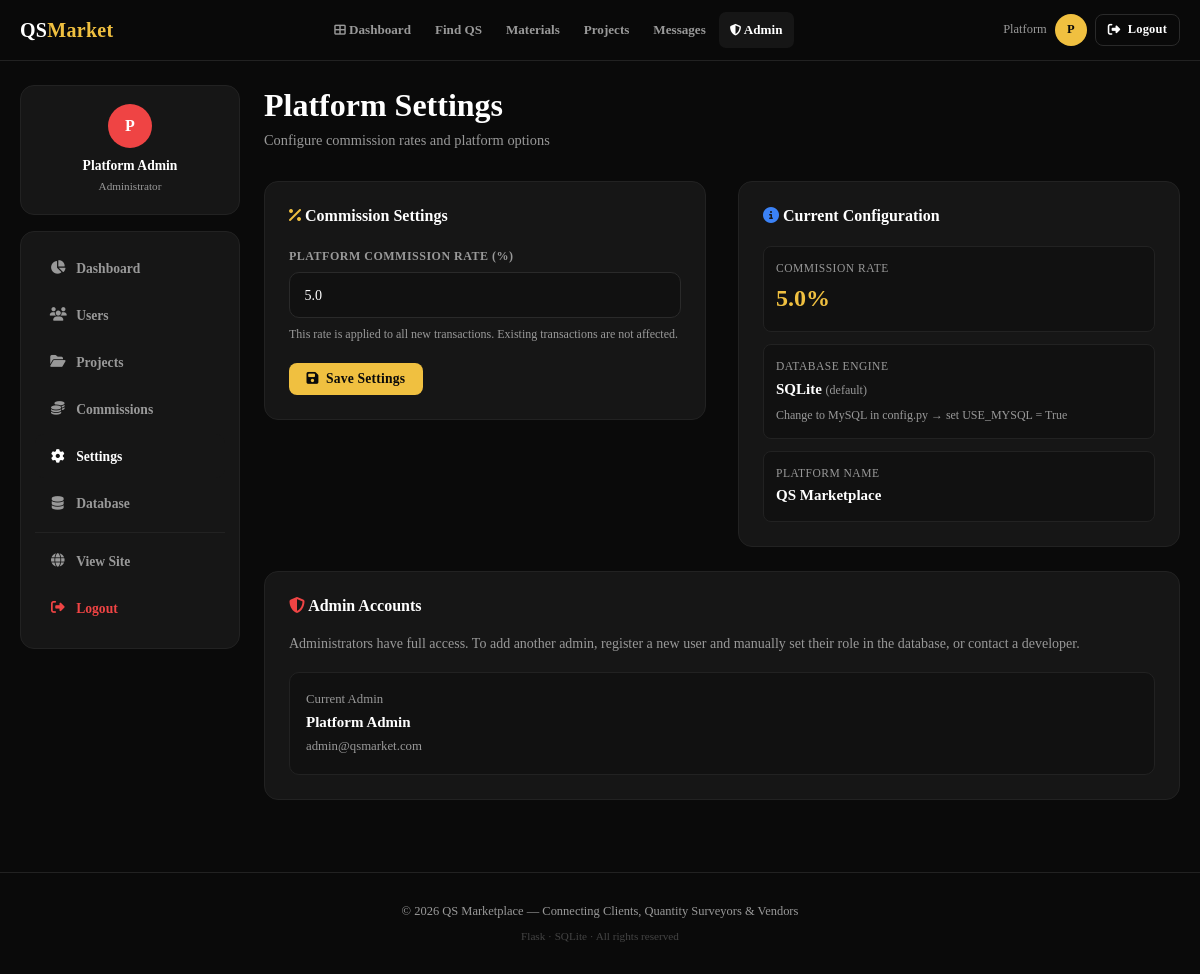
The app's page /admin/settings (signed in) with its own data.
### app.py (models this page shows, shortened)
class User(UserMixin, db.Model):
    __tablename__ = 'users'
    id            = db.Column(db.Integer, primary_key=True)
    email         = db.Column(db.String(150), unique=True, nullable=False)
    password_hash = db.Column(db.String(255), nullable=False)
    role          = db.Column(db.String(20), nullable=False)   # admin/client/qs/vendor
    first_name    = db.Column(db.String(80))
    last_name     = db.Column(db.String(80))
    phone         = db.Column(db.String(30))
    location      = db.Column(db.String(120))
    bio           = db.Column(db.Text)
    avatar        = db.Column(db.String(200), default='default.png')
    status        = db.Column(db.String(20), default='pending')  # pending/active/suspended
    verified      = db.Column(db.Boolean, default=False)
    joined_at     = db.Column(db.DateTime, default=datetime.utcnow)
    last_login    = db.Column(db.DateTime)
    company_name      = db.Column(db.String(150))
    specialization    = db.Column(db.String(200))
    years_experience  = db.Column(db.Integer)
    certifications    = db.Column(db.Text)
    hourly_rate       = db.Column(db.Float)
    projects_posted   = db.relationship('Project', foreign_keys='Project.client_id', backref='client', lazy=True)
    bids              = db.relationship('Bid', backref='qs_user', lazy=True)
    materials         = db.relationship('Material', backref='vendor', lazy=True)
    sent_messages     = db.relationship('Message', foreign_keys='Message.sender_id', backref='sender', lazy=True)
    transactions      = db.relationship('Transaction', foreign_keys='Transaction.user_id', backref='user', lazy=True)
    @property
    def full_name(self): return f"{self.first_name or ''} {self.last_name or ''}".strip() or self.email

class SiteSettings(db.Model):
    __tablename__ = 'site_settings'
    id    = db.Column(db.Integer, primary_key=True)
    key   = db.Column(db.String(80), unique=True)
    value = db.Column(db.Text)

### app.py (the view, shortened to what this page needs)
@app.route('/admin/settings', methods=['GET','POST'])
@login_required
@admin_required
def admin_settings():
    settings = {s.key: s.value for s in SiteSettings.query.all()}
    return render_template('admin/settings.html', settings=settings)

### app.py (called while the page is built)
@login_manager.user_loader
def load_user(uid): return User.query.get(int(uid))

def unread_count():
    if current_user.is_authenticated:
        return Message.query.filter_by(receiver_id=current_user.id, read=False).count()
    return 0

@app.context_processor
def inject_globals():
    return dict(unread=unread_count, now=datetime.utcnow())

def admin_required(f):
    from functools import wraps
    @wraps(f)
    def decorated(*args, **kwargs):
        if not current_user.is_authenticated or current_user.role != 'admin':
            flash('Admin access required.', 'error')
            return redirect(url_for('login'))
        return f(*args, **kwargs)
    return decorated

### templates/admin/settings.html (shortened to what this page needs)
{% extends 'admin/base_admin.html' %}
{% block admin_content %}
<div class="page-header">
  <h1>Platform Settings</h1>
  <p>Configure commission rates and platform options</p>
</div>
<div class="grid-2" style="gap:2rem;">
  <div>
    <div class="card">
      <h2 style="font-size:1rem;font-weight:700;margin-bottom:1.25rem;"><i class="fa fa-percentage" style="color:var(--accent);"></i> Commission Settings</h2>
      <form method="POST">
        <div class="form-group">
          <label>Platform Commission Rate (%)</label>
          <input type="number" name="commission_rate" value="{{ settings.get('commission_rate', '5.0') }}" step="0.1" min="0" max="50" required>
          <div style="font-size:0.75rem;color:var(--grey);margin-top:0.4rem;">This rate is applied to all new transactions. Existing transactions are not affected.</div>
        </div>
        <button type="submit" class="btn btn-primary"><i class="fa fa-save"></i> Save Settings</button>
      </form>
    </div>
  </div>
  <div>
    <div class="card">
      <h2 style="font-size:1rem;font-weight:700;margin-bottom:1.25rem;"><i class="fa fa-info-circle" style="color:var(--blue);"></i> Current Configuration</h2>
      <div style="display:flex;flex-direction:column;gap:0.75rem;">
        <div style="padding:0.75rem;background:var(--dark);border-radius:8px;border:1px solid var(--border);">
          <div style="font-size:0.72rem;color:var(--grey);text-transform:uppercase;letter-spacing:0.5px;">Commission Rate</div>
          <div style="font-size:1.5rem;font-weight:800;color:var(--accent);">{{ settings.get('commission_rate', '5.0') }}%</div>
        </div>
        <div style="padding:0.75rem;background:var(--dark);border-radius:8px;border:1px solid var(--border);">
          <div style="font-size:0.72rem;color:var(--grey);text-transform:uppercase;letter-spacing:0.5px;">Database Engine</div>
          <div style="font-weight:700;">SQLite <span style="font-size:0.75rem;color:var(--grey);font-weight:400;">(default)</span></div>
          <div style="font-size:0.75rem;color:var(--grey);margin-top:0.2rem;">Change to MySQL in config.py → set USE_MYSQL = True</div>
        </div>
        <div style="padding:0.75rem;background:var(--dark);border-radius:8px;border:1px solid var(--border);">
          <div style="font-size:0.72rem;color:var(--grey);text-transform:uppercase;letter-spacing:0.5px;">Platform Name</div>
          <div style="font-weight:700;">{{ settings.get('site_name', 'QS Marketplace') }}</div>
        </div>
      </div>
    </div>
  </div>
</div>
<div class="card mt-3">
  <h2 style="font-size:1rem;font-weight:700;margin-bottom:1rem;"><i class="fa fa-shield-alt" style="color:var(--red);"></i> Admin Accounts</h2>
  <p style="font-size:0.875rem;color:var(--grey);margin-bottom:1rem;">Administrators have full access. To add another admin, register a new user and manually set their role in the database, or contact a developer.</p>
  <div style="background:var(--dark);border:1px solid var(--border);border-radius:10px;padding:1rem;">
    <div style="font-size:0.8rem;color:var(--grey);">Current Admin</div>
    <div style="font-weight:700;">{{ current_user.full_name }}</div>
    <div style="font-size:0.8rem;color:var(--grey);">{{ current_user.email }}</div>
  </div>
</div>
{% endblock %}

### templates/admin/base_admin.html (shortened to what this page needs)
{% extends 'base.html' %}
{% block content %}
<div class="admin-wrap">
  <aside class="admin-sidebar">
    <div class="card card-sm mb-2" style="text-align:center;padding:1.1rem;">
      <div style="width:44px;height:44px;border-radius:50%;background:var(--red);color:#fff;display:flex;align-items:center;justify-content:center;font-weight:800;font-size:1rem;margin:0 auto 0.4rem;">
        {{ (current_user.first_name or 'A')[0].upper() }}
      </div>
      <div style="font-weight:700;font-size:0.85rem;">{{ current_user.full_name }}</div>
      <div style="font-size:0.7rem;color:var(--grey);">Administrator</div>
    </div>
    <nav class="sidebar-nav card card-sm">
      <a href="{{ url_for('admin_dashboard') }}"
         {% if request.endpoint=='admin_dashboard' %}class="active"{% endif %}>
        <i class="fa fa-chart-pie"></i> Dashboard
      </a>
      <a href="{{ url_for('admin_users') }}"
         {% if request.endpoint=='admin_users' %}class="active"{% endif %}>
        <i class="fa fa-users"></i> Users
      </a>
      <a href="{{ url_for('admin_projects') }}"
         {% if request.endpoint=='admin_projects' %}class="active"{% endif %}>
        <i class="fa fa-folder-open"></i> Projects
      </a>
      <a href="{{ url_for('admin_transactions') }}"
         {% if request.endpoint=='admin_transactions' %}class="active"{% endif %}>
        <i class="fa fa-coins"></i> Commissions
      </a>
      <a href="{{ url_for('admin_settings') }}"
         {% if request.endpoint=='admin_settings' %}class="active"{% endif %}>
        <i class="fa fa-cog"></i> Settings
      </a>
      <a href="{{ url_for('admin_database') }}"
         style="{% if request.endpoint=='admin_database' %}color:var(--red)!important;{% endif %}">
        <i class="fa fa-database"></i> Database
      </a>
      <hr style="border:none;border-top:1px solid var(--border);margin:0.4rem 0;">
      <a href="{{ url_for('index') }}">
        <i class="fa fa-globe"></i> View Site
      </a>
      <a href="{{ url_for('logout') }}" style="color:var(--red)!important;">
        <i class="fa fa-sign-out-alt"></i> Logout
      </a>
    </nav>
  </aside>
  <main style="min-width:0;overflow:hidden;">
    {% block admin_content %}{% endblock %}
  </main>
</div>
{% endblock %}

### templates/base.html (shortened to what this page needs)
<!DOCTYPE html>
<html lang="en">
<head>
<link rel="stylesheet" href="https://cdnjs.cloudflare.com/ajax/libs/font-awesome/6.5.0/css/all.min.css">
</head>
<body>
<nav class="navbar">
  <div class="nav-inner">
    <a href="{{ url_for('index') }}" class="nav-logo">QS<span>Market</span></a>
    <div class="nav-links">
      {% if current_user.is_authenticated %}
      <a href="{{ url_for('dashboard') }}"
         {% if request.endpoint in ['dashboard','admin_dashboard'] %}class="active"{% endif %}>
        <i class="fa fa-th-large" style="font-size:0.72rem;"></i> Dashboard
      </a>
      {% endif %}
      <a href="{{ url_for('qs_directory') }}"
         {% if request.endpoint=='qs_directory' %}class="active"{% endif %}>Find QS</a>
      <a href="{{ url_for('materials') }}"
         {% if request.endpoint=='materials' %}class="active"{% endif %}>Materials</a>
      {% if current_user.is_authenticated %}
      <a href="{{ url_for('projects') }}"
         {% if request.endpoint in ['projects','project_detail','new_project'] %}class="active"{% endif %}>Projects</a>
      <a href="{{ url_for('messages') }}"
         {% if request.endpoint=='messages' %}class="active"{% endif %}>
        Messages{% set u=unread() %}{% if u>0 %}<span class="nav-badge">{{u}}</span>{% endif %}
      </a>
      {% if current_user.role=='admin' %}
      <a href="{{ url_for('admin_dashboard') }}"
         {% if 'admin' in (request.endpoint or '') %}class="active"{% endif %}>
        <i class="fa fa-shield-alt" style="font-size:0.72rem;"></i> Admin
      </a>
      {% endif %}
      {% endif %}
    </div>
    <div class="nav-user">
      {% if current_user.is_authenticated %}
      <span class="nav-name">{{ current_user.first_name or current_user.email.split('@')[0] }}</span>
      <a href="{{ url_for('profile') }}" class="nav-avatar" title="My Profile">
        {{ (current_user.first_name or current_user.email)[0].upper() }}
      </a>
      <a href="{{ url_for('logout') }}" class="btn btn-outline btn-sm" id="desk-logout">
        <i class="fa fa-sign-out-alt"></i> Logout
      </a>
      {% else %}
      <a href="{{ url_for('login') }}"    class="btn btn-outline btn-sm">Login</a>
      <a href="{{ url_for('register') }}" class="btn btn-primary btn-sm">Register</a>
      {% endif %}
    </div>
  </div>
</nav>
{% block content %}{% endblock %}
<footer>
  <div>© 2026 QS Marketplace — Connecting Clients, Quantity Surveyors &amp; Vendors</div>
  <div style="margin-top:0.35rem;opacity:0.4;font-size:0.7rem;">Flask · SQLite · All rights reserved</div>
</footer>
</body>
</html>

### templates/base.html (style rules this page uses)
:root { --black:#0a0a0a; --dark:#111111; --card:#161616; --border:#222222; --border2:#2a2a2a; --white:#ffffff; --grey:#999999; --light:#cccccc; --accent:#f0c040; --accent2:#e8a020; --green:#22c55e; --red:#ef4444; --blue:#3b82f6; --orange:#f97316; --purple:#a855f7; --font:'Times New Roman',Times,Georgia,serif; --nav-h:60px; }
* { margin:0;padding:0;box-sizing:border-box; }
html { scroll-behavior:smooth;overflow-x:hidden; }
body { background:var(--black);color:var(--white); font-family:var(--font);min-height:100vh; line-height:1.7;font-size:15px;overflow-x:hidden; }
a { color:inherit;text-decoration:none; }
h1,h2,h3,h4,h5 { font-family:var(--font);line-height:1.25; }
.navbar { position:sticky;top:0;z-index:1000; background:rgba(10,10,10,0.97); backdrop-filter:blur(20px);-webkit-backdrop-filter:blur(20px); border-bottom:1px solid var(--border); width:100%; }
.nav-inner { max-width:1280px;margin:0 auto; display:flex;align-items:center;justify-content:space-between; height:var(--nav-h);padding:0 1.25rem;gap:0.5rem; }
.nav-logo { font-family:var(--font);font-weight:900; font-size:1.25rem;letter-spacing:0.3px;white-space:nowrap;flex-shrink:0; }
.nav-logo span { color:var(--accent); }
.nav-links { display:flex;align-items:center;gap:0.1rem;flex-wrap:nowrap; }
.nav-links a { padding:0.4rem 0.7rem;border-radius:7px; font-size:0.82rem;font-weight:600;color:var(--grey); transition:all 0.2s;white-space:nowrap; }
.nav-links a:hover,.nav-links a.active { color:var(--white);background:var(--card); }
.nav-user { display:flex;align-items:center;gap:0.5rem;flex-shrink:0; }
.nav-avatar { width:32px;height:32px;border-radius:50%; background:var(--accent);color:var(--black); display:flex;align-items:center;justify-content:center; font-weight:800;font-size:0.78rem;cursor:pointer;flex-shrink:0; }
.nav-name { font-size:0.78rem;color:var(--grey);white-space:nowrap; }
.btn { display:inline-flex;align-items:center;gap:0.45rem; padding:0.5rem 1.1rem;border-radius:8px; font-size:0.85rem;font-weight:700;cursor:pointer; border:none;transition:all 0.2s; font-family:var(--font);letter-spacing:0.2px;white-space:nowrap; }
.btn-primary { background:var(--accent);color:var(--black); }
.btn-outline { background:transparent;color:var(--white);border:1px solid var(--border2); }
.btn-sm { padding:0.3rem 0.75rem;font-size:0.78rem; }
.card { background:var(--card);border:1px solid var(--border);border-radius:14px;padding:1.5rem; }
.card-sm { padding:0.9rem; }
.form-group { margin-bottom:1.15rem; }
label { display:block;font-size:0.75rem;font-weight:700; text-transform:uppercase;letter-spacing:0.5px; color:var(--grey);margin-bottom:0.4rem;font-family:var(--font); }
input,select,textarea { width:100%;background:var(--dark); border:1px solid var(--border2);border-radius:10px; padding:0.7rem 0.9rem;color:var(--white); font-family:var(--font);font-size:0.88rem; transition:border 0.2s;line-height:1.5; }
.grid-2 { display:grid;grid-template-columns:repeat(2,1fr);gap:1.25rem; }
.page-header { margin-bottom:1.75rem; }
.page-header h1 { font-size:clamp(1.5rem,3vw,2rem);font-weight:900;margin-bottom:0.2rem; }
.page-header p { color:var(--grey);font-size:0.9rem; }
hr { border:none;border-top:1px solid var(--border);margin:1.25rem 0; }
.sidebar-nav a { display:flex;align-items:center;gap:0.65rem; padding:0.65rem 0.9rem;border-radius:9px; font-size:0.85rem;color:var(--grey); transition:all 0.2s;margin-bottom:0.2rem; font-family:var(--font);font-weight:600; }
.sidebar-nav a:hover,.sidebar-nav a.active { background:var(--card);color:var(--white); }
.sidebar-nav a i { width:16px;text-align:center;flex-shrink:0; }
.admin-wrap { max-width:1400px;margin:0 auto;padding:1.5rem 1.25rem; display:grid;grid-template-columns:220px 1fr; gap:1.5rem;min-height:80vh;align-items:start; }
.admin-sidebar { position:sticky;top:72px; }
footer { border-top:1px solid var(--border);padding:1.75rem 1.25rem; text-align:center;color:var(--grey); font-size:0.78rem;margin-top:3rem;font-family:var(--font); }
.mt-3 { margin-top:1.5rem; }
.mb-2 { margin-bottom:1rem; }

### records on screen
User: first_name "Platform", first_name "P", full_name "Platform Admin", email "admin@qsmarket.com"
SiteSettings: commission_rate "5.0", get "5.0"
SiteSettings: get "QS Marketplace"
